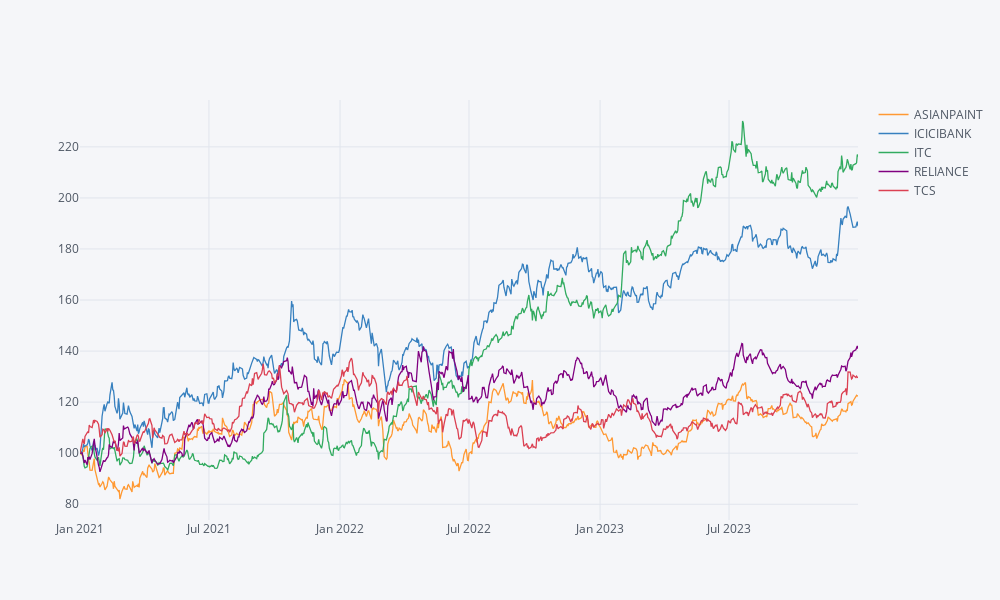

The cell this chart's notebook holds for it:
### Markdown cell above
## Visualize timeseries

### Code cell
#plot price history
df['2021':].normalize().iplot(kind='line')

### Figure 1 — Plotly figure (JSON) as saved in the notebook; plotly's stock layout.template omitted (floating-point values rounded to 4 significant figures; data arrays with more than 128 entries replaced by an {"elided": "..."} marker saying what was removed)
{"data": [{"line": {"color": "rgba(255, 153, 51, 1.0)", "dash": "solid", "shape": "linear", "width": 1.3}, "mode": "lines", "name": "ASIANPAINT", "text": "", "type": "scatter", "x": {"elided": "741 str values"}, "y": {"elided": "741 float values"}}, {"line": {"color": "rgba(55, 128, 191, 1.0)", "dash": "solid", "shape": "linear", "width": 1.3}, "mode": "lines", "name": "ICICIBANK", "text": "", "type": "scatter", "x": {"elided": "741 str values"}, "y": {"elided": "741 float values"}}, {"line": {"color": "rgba(50, 171, 96, 1.0)", "dash": "solid", "shape": "linear", "width": 1.3}, "mode": "lines", "name": "ITC", "text": "", "type": "scatter", "x": {"elided": "741 str values"}, "y": {"elided": "741 float values"}}, {"line": {"color": "rgba(128, 0, 128, 1.0)", "dash": "solid", "shape": "linear", "width": 1.3}, "mode": "lines", "name": "RELIANCE", "text": "", "type": "scatter", "x": {"elided": "741 str values"}, "y": {"elided": "741 float values"}}, {"line": {"color": "rgba(219, 64, 82, 1.0)", "dash": "solid", "shape": "linear", "width": 1.3}, "mode": "lines", "name": "TCS", "text": "", "type": "scatter", "x": {"elided": "741 str values"}, "y": {"elided": "741 float values"}}], "layout": {"height": 600, "legend": {"bgcolor": "#F5F6F9", "font": {"color": "#4D5663"}}, "paper_bgcolor": "#F5F6F9", "plot_bgcolor": "#F5F6F9", "title": {"font": {"color": "#4D5663"}}, "width": 1000, "xaxis": {"gridcolor": "#E1E5ED", "showgrid": true, "tickfont": {"color": "#4D5663"}, "title": {"font": {"color": "#4D5663"}, "text": ""}, "zerolinecolor": "#E1E5ED"}, "yaxis": {"gridcolor": "#E1E5ED", "showgrid": true, "tickfont": {"color": "#4D5663"}, "title": {"font": {"color": "#4D5663"}, "text": ""}, "zerolinecolor": "#E1E5ED"}}}
